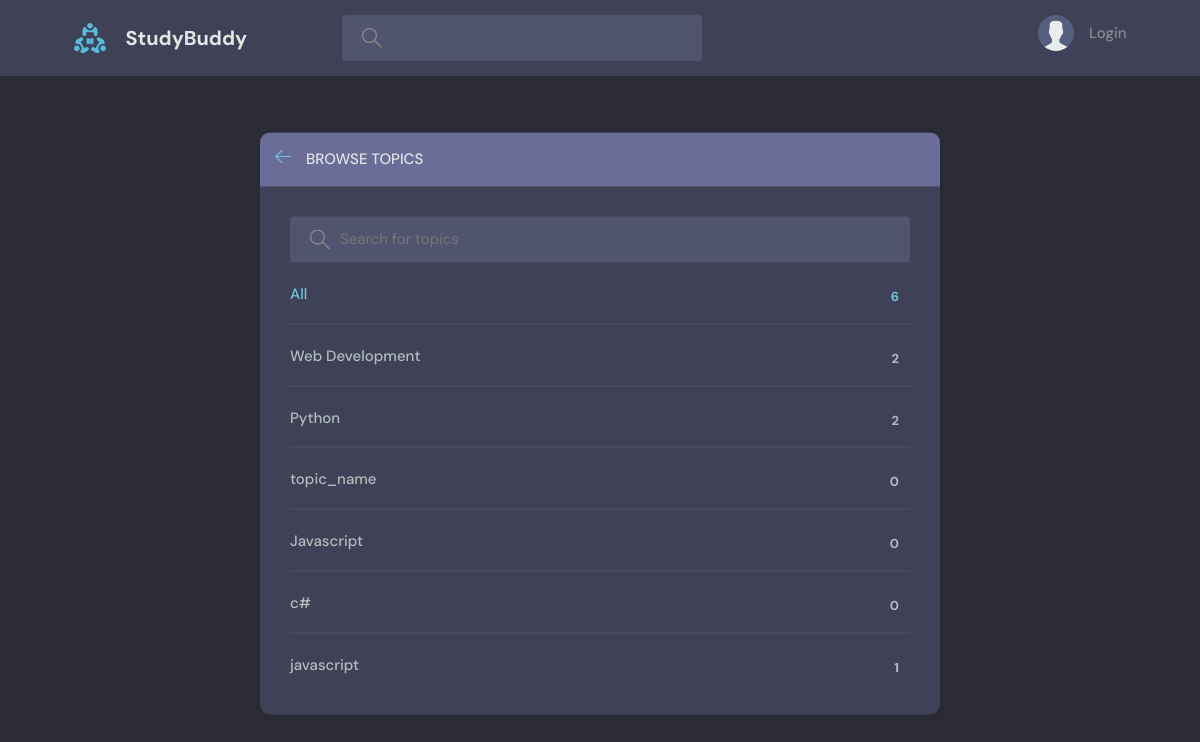
The app's page /topics_page/ with its own data.
### base/models.py (models this page shows, shortened)
class Topic(models.Model):
    name = models.CharField(max_length=200)

### base/views.py (the view)
# urls.py: path('topics_page/', views.topics_page, name='topics'),
def topics_page(request):
    q= request.GET.get('q') if request.GET.get('q') != None else ''
    topics = Topic.objects.filter(Q(name__icontains=q))
    return render(request , 'base/topics.html',{'topics': topics})

### base/Templates/base/topics.html (shortened to what this page needs)
{% extends 'main.html' %}
{% block content %}
    <main class="create-room layout">
      <div class="container">
        <div class="layout__box">
          <div class="layout__boxHeader">
            <div class="layout__boxTitle">
              <a href="{% url 'home' %}">
                <svg version="1.1" xmlns="http://www.w3.org/2000/svg" width="32" height="32" viewBox="0 0 32 32">
                  <title>arrow-left</title>
                  <path
                    d="M13.723 2.286l-13.723 13.714 13.719 13.714 1.616-1.611-10.96-10.96h27.625v-2.286h-27.625l10.965-10.965-1.616-1.607z"
                  ></path>
                </svg>
              </a>
              <h3>Browse Topics</h3>
            </div>
          </div>
          <div class="topics-page layout__body">
            <form action="" method="GET" class="header__search">
              <label>
                <input name="q" placeholder="Search for topics" />
              </label>
            </form>
            <ul class="topics__list">
              <li>
                <a href="{% url 'home' %}" class="active">All <span>{{topics.count}}</span></a>
              </li>
              {% for topic in topics %}
              <li>
                <a href="{% url 'home' %}?q={{topic.name}}">{{topic.name}} <span>{{topic.room_set.all.count}}</span></a>
              </li>
              {% endfor %}
            </ul>
          </div>
        </div>
      </div>
    </main>
    {% endblock content %}

### static/style/style.css (style rules this page uses)
:root { --color-main: #71c6dd; --color-main-light: #e1f6fb; --color-dark: #3f4156; --color-dark-medium: #51546e; --color-dark-light: #696d97; --color-light: #e5e5e5; --color-gray: #8b8b8b; --color-light-gray: #b2bdbd; --color-bg: #2d2d39; --color-success: #5dd693; --color-error: #fc4b0b; }
* { font-family: "DM Sans", -apple-system, BlinkMacSystemFont, "Segoe UI", Roboto, Oxygen, Ubuntu, Cantarell, "Open Sans", "Helvetica Neue", sans-serif; margin: 0; padding: 0; box-sizing: border-box; text-rendering: optimizeLegibility; font-size: inherit; }
html { font-size: 56.25%; }
@media only screen and (min-width: 1200px) { html { font-size: 62.5%; } }
body { line-height: 1.6; font-weight: 400; font-size: 1.5rem; color: var(--color-light-gray); background-color: var(--color-bg); min-height: 100vh; }
a { display: inline-block; color: var(--color-main); text-decoration: none; }
.container { max-width: 120rem; width: 90%; margin: auto; }
.header__search > label { background-color: var(--color-dark-medium); padding: 1.3rem 1rem; display: flex; align-items: center; gap: 1rem; border-radius: 4px; }
.header__search svg { fill: var(--color-gray); width: 2rem; height: 2rem; margin-left: 1rem; }
.header__search input { width: 30rem; background: transparent; border: none; outline: none; color: var(--color-light); }
.layout { margin-top: 2.4rem; }
.layout > .container { display: flex; justify-content: space-between; align-items: flex-start; }
.layout__box { width: 90%; max-width: 48rem; min-height: 40rem; position: absolute; top: 50%; left: 50%; transform: translate(-50%, -46%); background-color: var(--color-dark); border-radius: 1rem; box-shadow: 1px 1px 6px 3px rgba(0, 0, 0, 0.1); overflow: hidden; }
.layout__boxHeader { display: flex; padding: 1.5rem; background-color: var(--color-dark-light); }
.layout__boxTitle { display: flex; gap: 1.5rem; align-items: center; }
.layout__boxTitle h3 { text-transform: uppercase; font-weight: 500; color: var(--color-light); }
.layout__boxTitle svg { width: 1.6rem; height: 1.6rem; fill: var(--color-main); }
.layout__body { margin: 3rem; }
.topics__list { list-style: none; }
.topics__list li a { display: flex; justify-content: space-between; margin-bottom: 3rem; font-weight: 500; color: var(--color-light-gray); transition: all 0.3s ease-in-out; }
.topics__list li a.active, .topics__list li a:hover { color: var(--color-main); }
.topics__list li a span { padding: 0.5rem 1rem; background-color: var(--color-dark); border-radius: 3px; font-size: 1.3rem; font-weight: 700; letter-spacing: 1px; }
.topics-page .topics__list li:not(:last-child) a { margin: 2rem 0; padding-bottom: 1rem; text-decoration: none; border-bottom: 1px solid var(--color-dark-medium); }
.topics-page .header__search { display: block; }
.create-room.layout .layout__box { max-width: 68rem; }

### records on screen
Topic: name "Web Development", room_set.all.count "2"
Topic: name "Python", room_set.all.count "2"
Topic: name "topic_name", room_set.all.count "0"
Topic: name "Javascript", room_set.all.count "0"
Topic: name "c#", room_set.all.count "0"
Topic: name "javascript", room_set.all.count "1"

### other values on screen
{{ topics.count }} "6"
